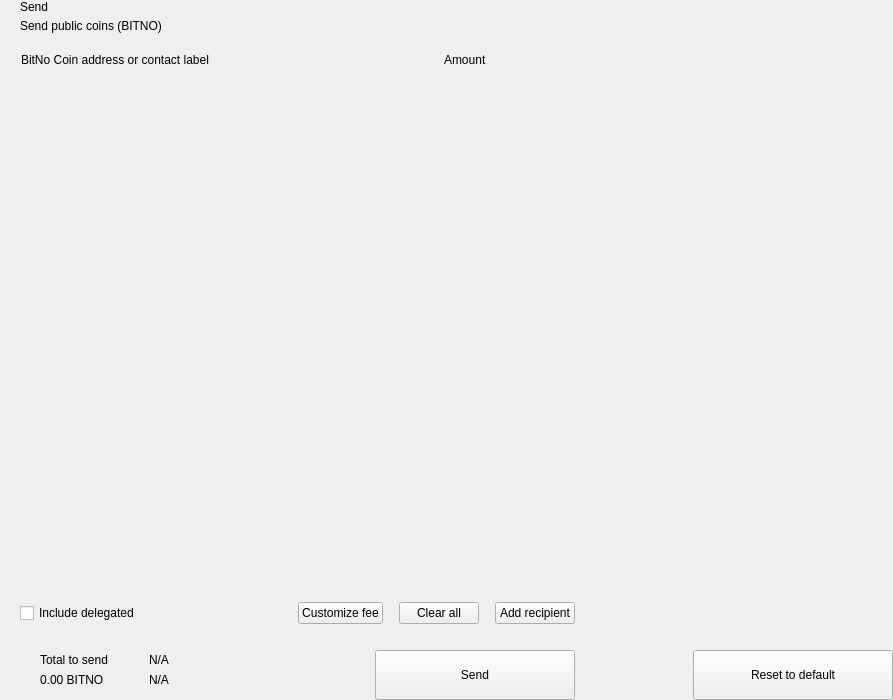
<?xml version="1.0" encoding="UTF-8"?>
<ui version="4.0">
 <class>send</class>
 <widget class="QWidget" name="send">
  <property name="geometry">
   <rect>
    <x>0</x>
    <y>0</y>
    <width>893</width>
    <height>700</height>
   </rect>
  </property>
  <property name="windowTitle">
   <string>Form</string>
  </property>
  <layout class="QHBoxLayout" name="horizontalLayout_2" stretch="2,1">
   <property name="spacing">
    <number>0</number>
   </property>
   <property name="leftMargin">
    <number>0</number>
   </property>
   <property name="topMargin">
    <number>0</number>
   </property>
   <property name="rightMargin">
    <number>0</number>
   </property>
   <property name="bottomMargin">
    <number>0</number>
   </property>
   <item>
    <widget class="QWidget" name="left" native="true">
     <layout class="QVBoxLayout" name="verticalLayout_3">
      <property name="spacing">
       <number>0</number>
      </property>
      <property name="leftMargin">
       <number>0</number>
      </property>
      <property name="topMargin">
       <number>0</number>
      </property>
      <property name="rightMargin">
       <number>0</number>
      </property>
      <property name="bottomMargin">
       <number>0</number>
      </property>
      <item>
       <layout class="QVBoxLayout" name="verticalLayout_22" stretch="0,0,0,1,0,0,0,0">
        <property name="spacing">
         <number>0</number>
        </property>
        <item>
         <layout class="QHBoxLayout" name="horizontalLayout_3">
          <property name="spacing">
           <number>0</number>
          </property>
          <property name="leftMargin">
           <number>20</number>
          </property>
          <property name="rightMargin">
           <number>20</number>
          </property>
          <item>
           <layout class="QVBoxLayout" name="verticalLayout">
            <property name="spacing">
             <number>5</number>
            </property>
            <item>
             <widget class="QLabel" name="labelTitle">
              <property name="text">
               <string>Send</string>
              </property>
              <property name="alignment">
               <set>Qt::AlignLeading|Qt::AlignLeft|Qt::AlignVCenter</set>
              </property>
             </widget>
            </item>
            <item>
             <widget class="QLabel" name="labelSubtitle1">
              <property name="text">
               <string>Send public coins (BITNO)</string>
              </property>
             </widget>
            </item>
           </layout>
          </item>
          <item>
           <spacer name="horizontalSpacer">
            <property name="orientation">
             <enum>Qt::Horizontal</enum>
            </property>
            <property name="sizeHint" stdset="0">
             <size>
              <width>40</width>
              <height>20</height>
             </size>
            </property>
           </spacer>
          </item>
         </layout>
        </item>
        <item>
         <spacer name="verticalSpacer_2">
          <property name="orientation">
           <enum>Qt::Vertical</enum>
          </property>
          <property name="sizeType">
           <enum>QSizePolicy::Fixed</enum>
          </property>
          <property name="sizeHint" stdset="0">
           <size>
            <width>20</width>
            <height>20</height>
           </size>
          </property>
         </spacer>
        </item>
        <item>
         <layout class="QHBoxLayout" name="horizontalLayout" stretch="6,0,2">
          <property name="spacing">
           <number>0</number>
          </property>
          <property name="leftMargin">
           <number>10</number>
          </property>
          <property name="topMargin">
           <number>0</number>
          </property>
          <property name="rightMargin">
           <number>20</number>
          </property>
          <property name="bottomMargin">
           <number>0</number>
          </property>
          <item>
           <widget class="QLabel" name="labelSubtitleAddress">
            <property name="styleSheet">
             <string notr="true">margin-left:8px;</string>
            </property>
            <property name="text">
             <string>BitNo Coin address or contact label</string>
            </property>
           </widget>
          </item>
          <item>
           <spacer name="horizontalSpacer_3">
            <property name="orientation">
             <enum>Qt::Horizontal</enum>
            </property>
            <property name="sizeType">
             <enum>QSizePolicy::Fixed</enum>
            </property>
            <property name="sizeHint" stdset="0">
             <size>
              <width>40</width>
              <height>1</height>
             </size>
            </property>
           </spacer>
          </item>
          <item>
           <widget class="QLabel" name="labelSubtitleAmount">
            <property name="text">
             <string>Amount</string>
            </property>
           </widget>
          </item>
         </layout>
        </item>
        <item>
         <widget class="QScrollArea" name="scrollArea">
          <property name="minimumSize">
           <size>
            <width>0</width>
            <height>350</height>
           </size>
          </property>
          <property name="styleSheet">
           <string notr="true">#scrollArea {
            background:transparent;
            margin-top:10px;
}</string>
          </property>
          <property name="horizontalScrollBarPolicy">
           <enum>Qt::ScrollBarAlwaysOff</enum>
          </property>
          <property name="sizeAdjustPolicy">
           <enum>QAbstractScrollArea::AdjustIgnored</enum>
          </property>
          <property name="widgetResizable">
           <bool>true</bool>
          </property>
          <property name="alignment">
           <set>Qt::AlignLeading|Qt::AlignLeft|Qt::AlignTop</set>
          </property>
          <widget class="QWidget" name="scrollAreaWidgetContents">
           <property name="geometry">
            <rect>
             <x>0</x>
             <y>0</y>
             <width>591</width>
             <height>16</height>
            </rect>
           </property>
           <property name="sizePolicy">
            <sizepolicy hsizetype="Preferred" vsizetype="Maximum">
             <horstretch>0</horstretch>
             <verstretch>0</verstretch>
            </sizepolicy>
           </property>
           <property name="autoFillBackground">
            <bool>false</bool>
           </property>
           <property name="styleSheet">
            <string notr="true">#scrollAreaWidgetContents {
             background:transparent;
             }</string>
           </property>
           <layout class="QVBoxLayout" name="verticalLayout_7">
            <property name="spacing">
             <number>0</number>
            </property>
            <property name="sizeConstraint">
             <enum>QLayout::SetDefaultConstraint</enum>
            </property>
            <property name="leftMargin">
             <number>0</number>
            </property>
            <property name="topMargin">
             <number>0</number>
            </property>
            <property name="rightMargin">
             <number>0</number>
            </property>
            <property name="bottomMargin">
             <number>0</number>
            </property>
           </layout>
          </widget>
         </widget>
        </item>
        <item>
         <spacer name="verticalSpacer_4">
          <property name="orientation">
           <enum>Qt::Vertical</enum>
          </property>
          <property name="sizeType">
           <enum>QSizePolicy::Fixed</enum>
          </property>
          <property name="sizeHint" stdset="0">
           <size>
            <width>20</width>
            <height>20</height>
           </size>
          </property>
         </spacer>
        </item>
        <item>
         <layout class="QHBoxLayout" name="horizontalLayout_20">
          <property name="spacing">
           <number>6</number>
          </property>
          <property name="leftMargin">
           <number>20</number>
          </property>
          <property name="rightMargin">
           <number>20</number>
          </property>
          <item>
           <widget class="QCheckBox" name="checkBoxDelegations">
            <property name="layoutDirection">
             <enum>Qt::LeftToRight</enum>
            </property>
            <property name="text">
             <string>Include delegated</string>
            </property>
           </widget>
          </item>
          <item>
           <spacer name="horizontalSpacer_4">
            <property name="orientation">
             <enum>Qt::Horizontal</enum>
            </property>
            <property name="sizeHint" stdset="0">
             <size>
              <width>10</width>
              <height>20</height>
             </size>
            </property>
           </spacer>
          </item>
          <item>
           <widget class="QPushButton" name="pushButtonFee">
            <property name="focusPolicy">
             <enum>Qt::NoFocus</enum>
            </property>
            <property name="text">
             <string>Customize fee</string>
            </property>
           </widget>
          </item>
          <item>
           <spacer name="horizontalSpacer_11">
            <property name="orientation">
             <enum>Qt::Horizontal</enum>
            </property>
            <property name="sizeType">
             <enum>QSizePolicy::Minimum</enum>
            </property>
            <property name="sizeHint" stdset="0">
             <size>
              <width>10</width>
              <height>20</height>
             </size>
            </property>
           </spacer>
          </item>
          <item>
           <widget class="QPushButton" name="pushButtonClear">
            <property name="focusPolicy">
             <enum>Qt::NoFocus</enum>
            </property>
            <property name="layoutDirection">
             <enum>Qt::RightToLeft</enum>
            </property>
            <property name="text">
             <string>Clear all</string>
            </property>
           </widget>
          </item>
          <item>
           <spacer name="horizontalSpacer_6">
            <property name="orientation">
             <enum>Qt::Horizontal</enum>
            </property>
            <property name="sizeType">
             <enum>QSizePolicy::Fixed</enum>
            </property>
            <property name="sizeHint" stdset="0">
             <size>
              <width>10</width>
              <height>20</height>
             </size>
            </property>
           </spacer>
          </item>
          <item>
           <widget class="QPushButton" name="pushButtonAddRecipient">
            <property name="focusPolicy">
             <enum>Qt::NoFocus</enum>
            </property>
            <property name="text">
             <string>Add recipient</string>
            </property>
           </widget>
          </item>
         </layout>
        </item>
        <item>
         <spacer name="verticalSpacer">
          <property name="orientation">
           <enum>Qt::Vertical</enum>
          </property>
          <property name="sizeType">
           <enum>QSizePolicy::Fixed</enum>
          </property>
          <property name="sizeHint" stdset="0">
           <size>
            <width>20</width>
            <height>16</height>
           </size>
          </property>
         </spacer>
        </item>
        <item>
         <layout class="QHBoxLayout" name="horizontalLayout_7">
          <property name="rightMargin">
           <number>20</number>
          </property>
          <item>
           <layout class="QHBoxLayout" name="horizontalLayout_10">
            <property name="spacing">
             <number>0</number>
            </property>
            <property name="leftMargin">
             <number>8</number>
            </property>
            <item>
             <widget class="QStackedWidget" name="stackedWidget">
              <property name="minimumSize">
               <size>
                <width>0</width>
                <height>60</height>
               </size>
              </property>
              <property name="maximumSize">
               <size>
                <width>16777215</width>
                <height>60</height>
               </size>
              </property>
              <widget class="QWidget" name="page1">
               <layout class="QVBoxLayout" name="verticalLayout_71" stretch="0">
                <property name="spacing">
                 <number>6</number>
                </property>
                <property name="leftMargin">
                 <number>12</number>
                </property>
                <property name="topMargin">
                 <number>0</number>
                </property>
                <property name="rightMargin">
                 <number>0</number>
                </property>
                <property name="bottomMargin">
                 <number>0</number>
                </property>
                <item>
                 <widget class="QWidget" name="coinWidget" native="true">
                  <property name="minimumSize">
                   <size>
                    <width>0</width>
                    <height>60</height>
                   </size>
                  </property>
                  <property name="maximumSize">
                   <size>
                    <width>16777215</width>
                    <height>60</height>
                   </size>
                  </property>
                  <layout class="QHBoxLayout" name="horizontalLayout_9">
                   <property name="spacing">
                    <number>0</number>
                   </property>
                   <property name="leftMargin">
                    <number>20</number>
                   </property>
                   <property name="topMargin">
                    <number>10</number>
                   </property>
                   <property name="rightMargin">
                    <number>20</number>
                   </property>
                   <property name="bottomMargin">
                    <number>10</number>
                   </property>
                   <item>
                    <layout class="QVBoxLayout" name="verticalSend">
                     <property name="spacing">
                      <number>0</number>
                     </property>
                     <item>
                      <widget class="QLabel" name="labelTitleTotalSend">
                       <property name="text">
                        <string>Total to send</string>
                       </property>
                      </widget>
                     </item>
                     <item>
                      <widget class="QLabel" name="labelAmountSend">
                       <property name="text">
                        <string notr="true">0.00 BITNO</string>
                       </property>
                      </widget>
                     </item>
                    </layout>
                   </item>
                   <item>
                    <spacer name="horizontalSpacer_9">
                     <property name="orientation">
                      <enum>Qt::Horizontal</enum>
                     </property>
                     <property name="sizeType">
                      <enum>QSizePolicy::Fixed</enum>
                     </property>
                     <property name="sizeHint" stdset="0">
                      <size>
                       <width>20</width>
                       <height>20</height>
                      </size>
                     </property>
                    </spacer>
                   </item>
                   <item>
                    <widget class="QLabel" name="labelLine">
                     <property name="minimumSize">
                      <size>
                       <width>1</width>
                       <height>0</height>
                      </size>
                     </property>
                     <property name="maximumSize">
                      <size>
                       <width>1</width>
                       <height>16777215</height>
                      </size>
                     </property>
                     <property name="text">
                      <string/>
                     </property>
                    </widget>
                   </item>
                   <item>
                    <spacer name="horizontalSpacer_10">
                     <property name="orientation">
                      <enum>Qt::Horizontal</enum>
                     </property>
                     <property name="sizeType">
                      <enum>QSizePolicy::Fixed</enum>
                     </property>
                     <property name="sizeHint" stdset="0">
                      <size>
                       <width>20</width>
                       <height>20</height>
                      </size>
                     </property>
                    </spacer>
                   </item>
                   <item>
                    <layout class="QVBoxLayout" name="verticalRemaining">
                     <property name="spacing">
                      <number>0</number>
                     </property>
                     <item>
                      <widget class="QLabel" name="labelTitleTotalRemaining">
                       <property name="text">
                        <string notr="true">N/A</string>
                       </property>
                      </widget>
                     </item>
                     <item>
                      <widget class="QLabel" name="labelAmountRemaining">
                       <property name="text">
                        <string notr="true">N/A</string>
                       </property>
                      </widget>
                     </item>
                    </layout>
                   </item>
                  </layout>
                 </widget>
                </item>
               </layout>
              </widget>
              <widget class="QWidget" name="page_2"/>
             </widget>
            </item>
           </layout>
          </item>
          <item>
           <spacer name="horizontalSpacer_5">
            <property name="orientation">
             <enum>Qt::Horizontal</enum>
            </property>
            <property name="sizeType">
             <enum>QSizePolicy::Expanding</enum>
            </property>
            <property name="sizeHint" stdset="0">
             <size>
              <width>40</width>
              <height>20</height>
             </size>
            </property>
           </spacer>
          </item>
          <item alignment="Qt::AlignBottom">
           <widget class="QPushButton" name="pushButtonSave">
            <property name="minimumSize">
             <size>
              <width>200</width>
              <height>50</height>
             </size>
            </property>
            <property name="maximumSize">
             <size>
              <width>200</width>
              <height>50</height>
             </size>
            </property>
            <property name="focusPolicy">
             <enum>Qt::NoFocus</enum>
            </property>
            <property name="text">
             <string>Send</string>
            </property>
           </widget>
          </item>
         </layout>
        </item>
       </layout>
      </item>
     </layout>
    </widget>
   </item>
   <item>
    <widget class="QWidget" name="right" native="true">
     <layout class="QVBoxLayout" name="verticalLayout_5">
      <property name="leftMargin">
       <number>0</number>
      </property>
      <property name="topMargin">
       <number>0</number>
      </property>
      <property name="rightMargin">
       <number>0</number>
      </property>
      <property name="bottomMargin">
       <number>0</number>
      </property>
      <item>
       <layout class="QVBoxLayout" name="verticalLayout_4">
        <property name="spacing">
         <number>6</number>
        </property>
        <item>
         <widget class="OptionButton" name="btnCoinControl" native="true">
          <property name="minimumSize">
           <size>
            <width>0</width>
            <height>50</height>
           </size>
          </property>
         </widget>
        </item>
        <item>
         <widget class="OptionButton" name="btnChangeAddress" native="true">
          <property name="minimumSize">
           <size>
            <width>0</width>
            <height>50</height>
           </size>
          </property>
         </widget>
        </item>
        <item>
         <widget class="OptionButton" name="btnUri" native="true">
          <property name="minimumSize">
           <size>
            <width>0</width>
            <height>50</height>
           </size>
          </property>
         </widget>
        </item>
        <item>
         <spacer name="verticalSpacer_5">
          <property name="orientation">
           <enum>Qt::Vertical</enum>
          </property>
          <property name="sizeHint" stdset="0">
           <size>
            <width>20</width>
            <height>40</height>
           </size>
          </property>
         </spacer>
        </item>
        <item>
         <layout class="QHBoxLayout" name="horizontalLayout_8">
          <item>
           <spacer name="horizontalSpacer_7">
            <property name="orientation">
             <enum>Qt::Horizontal</enum>
            </property>
            <property name="sizeHint" stdset="0">
             <size>
              <width>40</width>
              <height>20</height>
             </size>
            </property>
           </spacer>
          </item>
          <item>
           <widget class="QPushButton" name="pushButtonReset">
            <property name="minimumSize">
             <size>
              <width>200</width>
              <height>50</height>
             </size>
            </property>
            <property name="maximumSize">
             <size>
              <width>200</width>
              <height>50</height>
             </size>
            </property>
            <property name="focusPolicy">
             <enum>Qt::NoFocus</enum>
            </property>
            <property name="text">
             <string>Reset to default</string>
            </property>
           </widget>
          </item>
         </layout>
        </item>
       </layout>
      </item>
     </layout>
    </widget>
   </item>
  </layout>
 </widget>
 <customwidgets>
  <customwidget>
   <class>OptionButton</class>
   <extends>QWidget</extends>
   <header>qt/bitno/optionbutton.h</header>
   <container>1</container>
  </customwidget>
 </customwidgets>
 <resources/>
 <connections/>
</ui>
